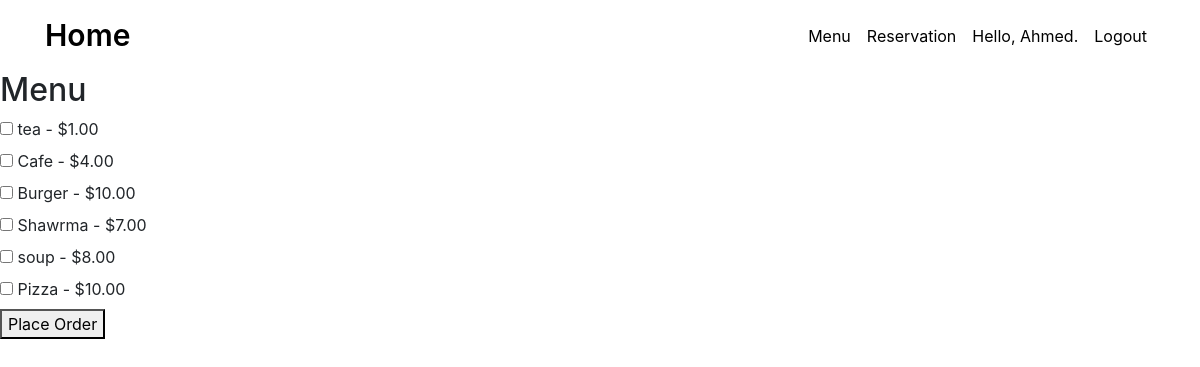
Screenshot of /menu_view/ (signed in) with the database file from the repository.
### orders/models.py (models this page shows, shortened)
class Product(models.Model):
    name = models.CharField(max_length=255)
    price = models.DecimalField(max_digits=10, decimal_places=2)

### orders/views.py (the view)
# urls.py: path('menu_view/', menu_view, name='menu_view'),
def menu_view(request):
    products = Product.objects.all()
    context = {'products' : products}
    return render(request, 'orders/menu_view.html', context)

### orders/templates/orders/menu_view.html (shortened to what this page needs)
{% extends 'menu/base.html' %}
{% block content %}
<h2>Menu</h2>
<form method="post" action="{% url 'order_view' %}">
    {% for product in products %}
    <label>
        <input type="checkbox" name="product" value="{{ product.id }}">
        {{ product.name }} - ${{ product.price }}
    </label><br>
    {% endfor %}
    <button type="submit">Place Order</button>
</form>
{% endblock content %}

### menu/templates/menu/base.html (shortened to what this page needs)
{% load static %}
<!DOCTYPE html>
<html>
<head>
    <link rel="stylesheet" href="{% static 'css/bootstrap.min.css' %}">
    <link rel="stylesheet" href="{% static 'css/style.css' %}">
    <link rel="stylesheet" href="{% static 'css/all.min.css' %}">
</head>
<body>
    <nav class="navbar navbar-expand-lg navbar-light">
        <div class="container">
            <a class="navbar-brand" href="{% url 'home' %}">Home</a>
            <div class="collapse navbar-collapse" id="navbarSupportedContent">
                <ul class="navbar-nav ml-auto">
                    <li class="nav-item">
                        <a class="nav-link" href="{% url 'menu' %}">Menu</a>
                    </li>
                    <li class="nav-item">
                        <a class="nav-link" href="{% url 'reserve_table' %}">Reservation</a>
                    </li>
                    {% if user.is_authenticated %}
                    <li class="nav-item">
                        <a class="nav-link"> Hello, {{ user.username }}. </a>
                    </li>
                    <li class="nav-item">
                        <a class="nav-link" href="{% url 'logout' %}"> Logout </a>
                    {% endif %}
                </ul>
            </div>
        </div>
    </nav>
    <div>{% block content %} {% endblock content %}</div>
</body>
</html>

### menu/static/css/style.css (style rules this page uses)
nav { width: 100%; background-color: #fff; }
.navbar-light .navbar-brand { color: #000; }
.navbar-light .navbar-nav .nav-link { color: #000; }
.navbar-brand { font-size: 30px; font-weight: 600; }

### rows the page displays
Product: name "tea", price "1.00"
Product: name "Cafe", price "4.00"
Product: name "Burger", price "10.00"
Product: name "Shawrma", price "7.00"
Product: name "soup", price "8.00"
Product: name "Pizza", price "10.00"

### other values shown
{{ user.username }} "Ahmed"
